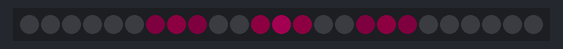
The program below on a simulated Raspberry Pi Pico running MicroPython. Shown: 25 RGB LEDs in strip order, left to right. Dim RGB values are drawn brighter than linear.

Above: at 0.15 s.
At 0.5 s:
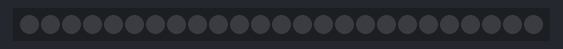

The program:

20_matrix_animation.py
```python
import math
import time
import neopixel
from machine import Pin

from lib.pins import MATRIX_PIN, MATRIX_WIDTH, MATRIX_HEIGHT

NUM_LEDS = MATRIX_WIDTH * MATRIX_HEIGHT
np = neopixel.NeoPixel(Pin(MATRIX_PIN), NUM_LEDS)

CENTER_X = (MATRIX_WIDTH - 1) / 2
CENTER_Y = (MATRIX_HEIGHT - 1) / 2
PEAK = (60, 0, 30)        # ring color at full intensity
RING_WIDTH = 1.0
MAX_RADIUS = max(MATRIX_WIDTH, MATRIX_HEIGHT) / 2 + 1


def xy(x, y):
    if y % 2 == 0:
        return y * MATRIX_WIDTH + x
    return y * MATRIX_WIDTH + (MATRIX_WIDTH - 1 - x)


# Pre-compute distance from center for every pixel — runs once, saves work
# inside the animation loop where 60fps adds up.
DIST = [
    [math.sqrt((x - CENTER_X) ** 2 + (y - CENTER_Y) ** 2) for x in range(MATRIX_WIDTH)]
    for y in range(MATRIX_HEIGHT)
]


def render(radius, intensity):
    for y in range(MATRIX_HEIGHT):
        for x in range(MATRIX_WIDTH):
            d = DIST[y][x] - radius
            falloff = math.exp(-(d * d) / (RING_WIDTH * RING_WIDTH))
            v = intensity * falloff
            np[xy(x, y)] = (int(PEAK[0] * v), int(PEAK[1] * v), int(PEAK[2] * v))
    np.write()


def pulse(duration_s, peak_intensity, steps=18):
    dt = duration_s / steps
    for i in range(steps):
        progress = i / (steps - 1)
        radius = progress * MAX_RADIUS
        intensity = peak_intensity * (1.0 - 0.5 * progress)  # fade as it expands
        render(radius, intensity)
        time.sleep(dt)


while True:
    pulse(0.4, peak_intensity=0.6)
    render(MAX_RADIUS + 2, 0.0)         # clear
    time.sleep(0.6)
```

pins.py
```python
# Per-board pin map for the tutorial series. Auto-detects ESP32 vs RP2 from
# sys.platform; edit the values below if your wiring differs from the defaults.

import sys

PLATFORM = sys.platform

if PLATFORM == "esp32":
    # Generic ESP32 DevKit. ESP32-S3/C3 may differ — adjust LED in particular.
    LED = 2
    BUTTON = 0           # BOOT button on most dev boards
    PWM_LED = 4
    SERVO = 13
    ADC = 34             # ADC1 (input-only pins 32-39 are safe with WiFi)
    I2C_ID = 0
    I2C_SCL = 22
    I2C_SDA = 21
    SPI_ID = 1           # HSPI; SPI(2) on S3
    SPI_SCK = 18
    SPI_MOSI = 23
    SPI_MISO = 19
    SPI_CS = 5
    # NeoPixel / WS2812. NEOPIXEL is a single pixel; MATRIX_PIN feeds an array
    # of MATRIX_WIDTH × MATRIX_HEIGHT pixels. ESP32-S3-Matrix board uses GP14,
    # 8×8. Generic ESP32 has no onboard NeoPixel — wire one to GP14 to test.
    NEOPIXEL = 14
    MATRIX_PIN = 14
    MATRIX_WIDTH = 8
    MATRIX_HEIGHT = 8
elif PLATFORM == "rp2":
    # LED conventions vary across RP2 boards:
    #   - Pico W:                 Pin("LED") — wired to the WiFi chip
    #   - Pico (non-W):           GP25 onboard LED
    #   - RP2040-Zero / -Matrix:  no plain LED — wire an external one to LED below
    # The detection below picks Pico W if available, otherwise defaults to GP15
    # (a free, edge-exposed pin on the Zero). Wire an LED + 220Ω resistor from
    # GP15 to GND, or change LED here to whichever GPIO you've used.
    try:
        from machine import Pin as _Pin
        _Pin("LED")
        LED = "LED"
    except (ValueError, TypeError):
        LED = 25
    BUTTON = 14
    PWM_LED = 25
    SERVO = 16
    ADC = 26             # GP26 = ADC0
    I2C_ID = 0
    I2C_SCL = 5
    I2C_SDA = 4
    SPI_ID = 1
    SPI_SCK = 10
    SPI_MOSI = 11
    SPI_MISO = 12
    SPI_CS = 13
    # Pimoroni Pico Explorer Base onboard ST7789 LCD (240x240, SPI0).
    # Coexists with the generic SPI_* pins above (which target the breadboard
    # SD/sensor wiring on SPI1).
    ST7789_SPI_ID = 0
    ST7789_SCK = 18
    ST7789_MOSI = 19
    ST7789_CS = 17
    ST7789_DC = 16
    ST7789_BL = 20
    ST7789_WIDTH = 240
    ST7789_HEIGHT = 240
    # Pico Explorer Base onboard buttons (active-low, internal pull-up).
    BTN_A = 12
    BTN_B = 13
    BTN_X = 14
    BTN_Y = 15
    # NeoPixel / WS2812. RP2040-Zero onboard NeoPixel and Waveshare RP2040-Matrix
    # both use GP16. Matrix defaults to 5×5 (Waveshare); change to 1×1 if you
    # only have the Zero's single pixel and are running matrix scripts.
    NEOPIXEL = 16
    MATRIX_PIN = 16
    MATRIX_WIDTH = 5
    MATRIX_HEIGHT = 5
    ENCODER_A = 6
    ENCODER_B = 7
    MOTOR_A = 10
    MOTOR_B = 11
else:
    raise RuntimeError("unsupported platform: " + PLATFORM)
```

Measured:
- by itself, everything shown: repeats every 1.1 s, in 3 steps
- what the display in image 1 shows lasts 0.6 s, from 0.5 s to 1.1 s
